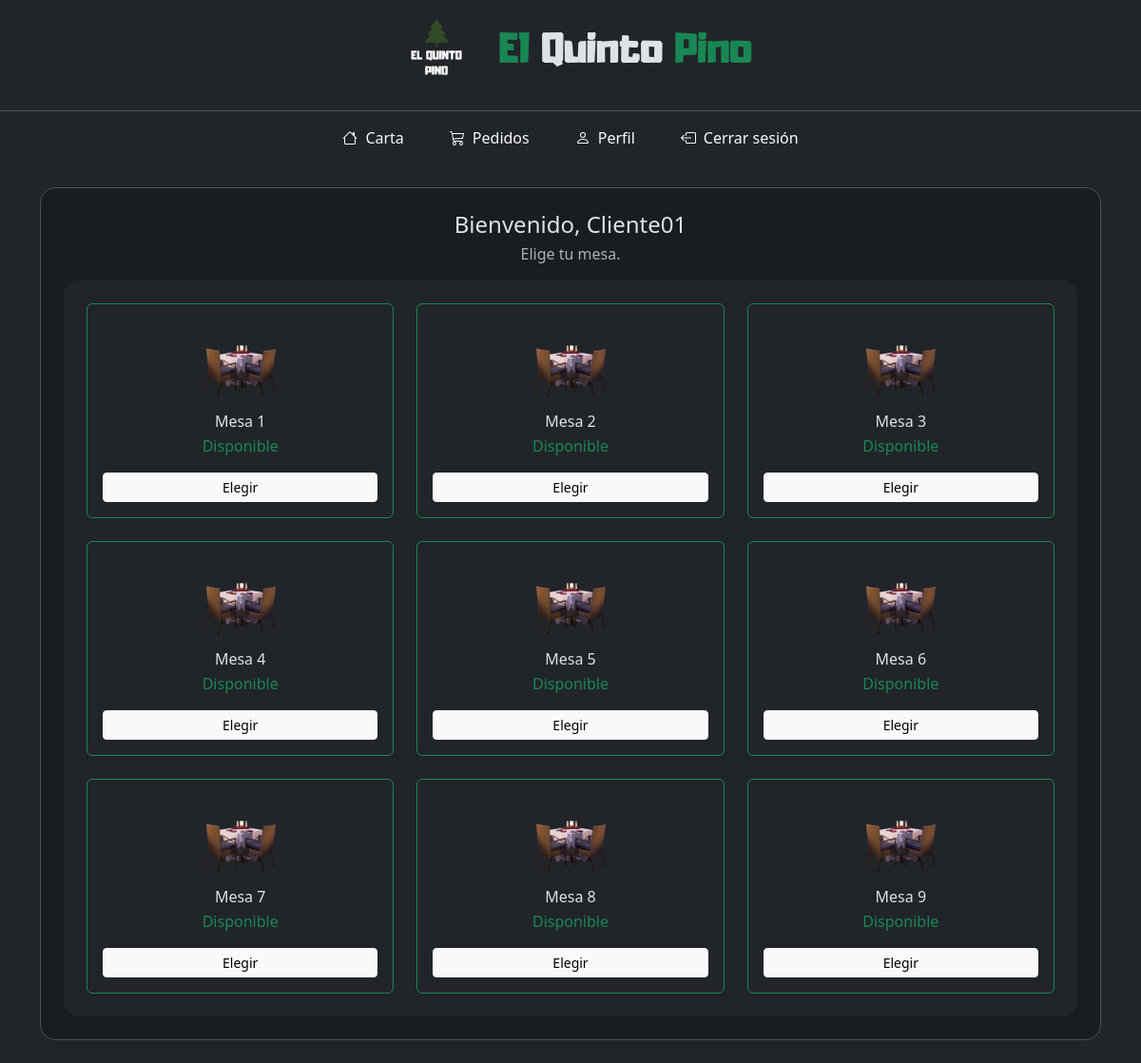
Page /cliente/mesa.php (signed in) on the earlier database version.
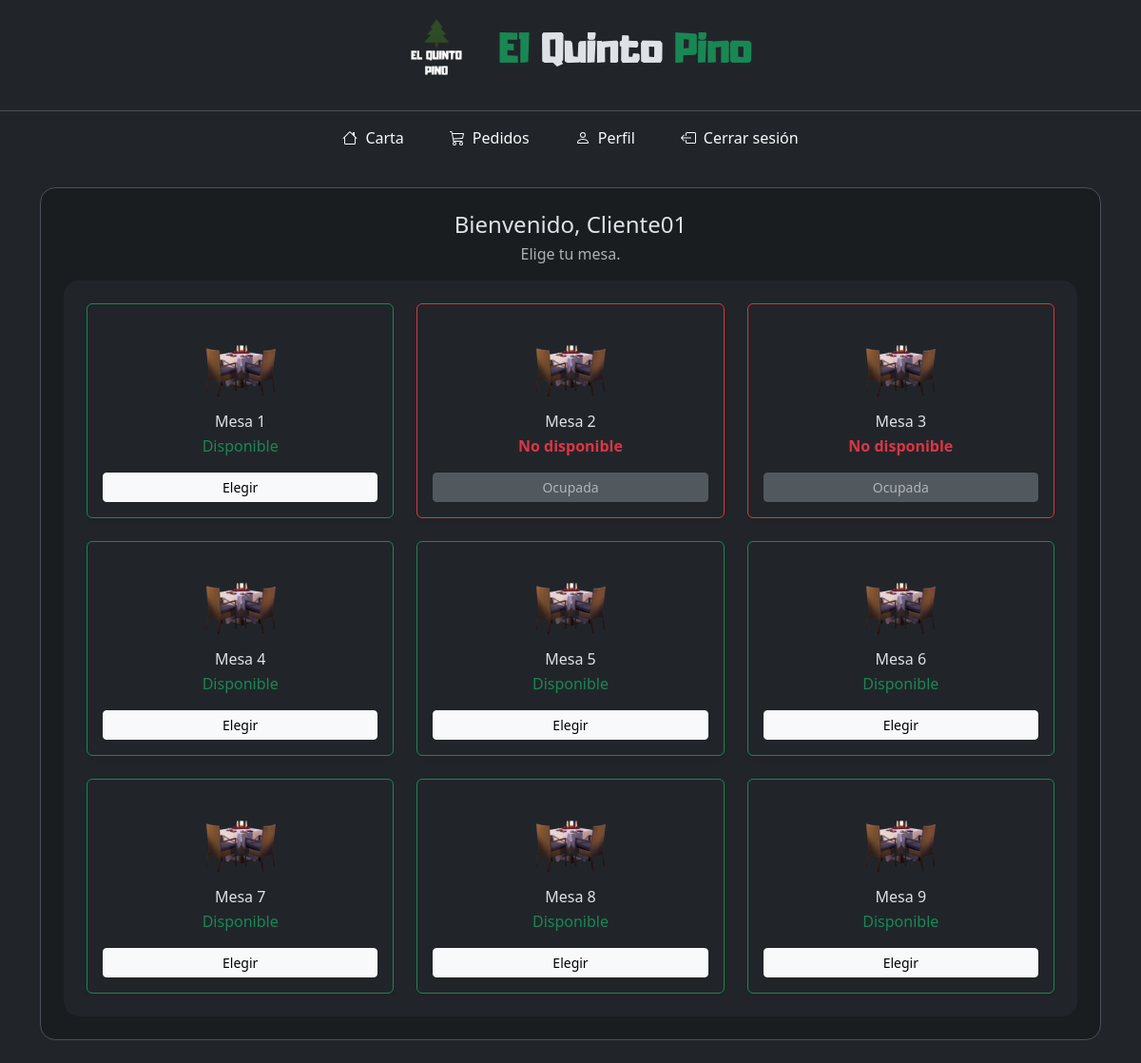
Same page on the later database version.
### tables this page shows
CREATE TABLE `mesa` (
  `numMesa` int(11) NOT NULL,
  `estado` tinyint(1) NOT NULL
);

### cliente/mesa.php (the view, shortened to what this page needs)
<?php
include("../components/conexion.php");
?>
<!DOCTYPE html>
<html lang="es" data-bs-theme="dark">
<head>
    <link rel="stylesheet" href="../bootstrap/css/bootstrap.min.css" />
    <link rel="stylesheet" href="../styles.css" />
</head>
<body>
    <div class="container-fluid min-vh-100 d-flex flex-column">
        <?php
        include("../components/header.php");
        include("navbar.php");
        $usuario = $_SESSION["usuario"];
        ?>
        <main class="container my-4 flex-grow-1">
            <div class="row justify-content-center">
                <div class="col-12 col-md-12">
                    <section class="bg-dark-subtle border rounded-4 p-3 p-sm-4">
                        <header class="text-center mb-3">
                            <h4 class="h4 mb-1">Bienvenido, <?php echo $usuario; ?></h4>
                            <p class="text-body-secondary mb-0">Elige tu mesa.</p>
                        </header>
                        <div class="bg-body rounded-4 p-3 p-sm-4">
                            <?php
                            $consulta = "SELECT * FROM mesa";
                            $result = mysqli_query($conn, $consulta);
                            echo '<div class="row g-3 g-sm-4 justify-content-around">';
                            while ($row = mysqli_fetch_array($result)) {
                                $mesa = $row['numMesa'];
                                $disponible = $row['estado'];
                                if ($disponible == 1) {
                                    echo '<div class="col-12 col-md-6 col-lg-4 d-flex">';
                                    echo ' <article class="card mesa card-mesa shadow-sm w-100 border-success">';
                                    echo ' <div class="card-body text-center">';
                                    echo ' <img src="../img/mesa2.png" class="img-fluid mx-auto d-block mb-2" alt="Mesa ' . $mesa . '" loading="lazy">';
                                    echo ' <h2 class="h6 mb-1">Mesa ' . $mesa . '</h2>';
                                    echo ' <p class="mb-3 text-success">Disponible</p>';
                                    echo ' <a href="reserva.php?mesa=' . $mesa . '" class="btn btn-light btn-sm w-100" aria-label="Seleccionar mesa ' . $mesa . '">Elegir</a>';
                                    echo ' </div>';
                                    echo ' </article>';
                                    echo '</div>';
                                } else {
                                    echo '<div class="col-12 col-md-6 col-lg-4 d-flex">';
                                    echo ' <article class="card mesa card-mesa shadow-sm w-100 border-danger">';
                                    echo ' <div class="card-body text-center">';
                                    echo ' <img src="../img/mesa2.png" class="img-fluid mx-auto d-block mb-2" alt="Mesa ' . $mesa . '" loading="lazy">';
                                    echo ' <h2 class="h6 mb-1">Mesa ' . $mesa . '</h2>';
                                    echo ' <p class="mb-3 text-danger fw-semibold">No disponible</p>';
                                    echo ' <button class="btn btn-secondary btn-sm w-100" disabled aria-disabled="true">Ocupada</button>';
                                    echo ' </div>';
                                    echo ' </article>';
                                    echo '</div>';
                                }
                            }
                            echo '</div>';
                            ?>
                        </div>
                    </section>
                </div>
            </div>
        </main>
    </div>
</body>
</html>

### components/header.php
<header class="row text-center align-items-center p-2"
  style="background-color: var(--bs-body-bg); color: var(--bs-body-color);">
  <div class="col-12 d-flex justify-content-center align-items-center">
    <img src="/restaurante/img/logo_white.png" alt="logo" class="me-3" width="100px">
    <h1>
      <span class="text-success">El</span> Quinto <span class="text-success">Pino</span>
    </h1>
  </div>
</header>

### cliente/navbar.php (shortened to what this page needs)
<div class="row">
    <nav class="navbar navbar-expand-lg navbar-dark bg-dark border-top justify-content-end w-100">
        <div class="collapse navbar-collapse justify-content-center" id="navbarMain">
            <ul class="navbar-nav mb-2 mb-lg-0 text-center">
                <li class="nav-item mx-3">
                    <a class="nav-link d-flex align-items-center justify-content-center text-light"
                        href="carta.php">
                        Carta
                    </a>
                </li>
                <li class="nav-item mx-3">
                    <a class="nav-link d-flex align-items-center justify-content-center text-light"
                        href="pedidos.php">
                        Pedidos
                    </a>
                </li>
                <li class="nav-item mx-3">
                    <a class="nav-link d-flex align-items-center justify-content-center text-light"
                        href="perfil.php">
                        Perfil
                    </a>
                </li>
                <li class="nav-item mx-3">
                    <a class="nav-link d-flex align-items-center justify-content-center text-light" href="cerrarSesion.php">
                        Cerrar sesión
                    </a>
                </li>
            </ul>
        </div>
    </nav>
</div>

### styles.css (style rules this page uses)
h1 { font-family: Adumu, Arial, Helvetica, sans-serif; }
body { background-image: url(/restaurante/img/background02.jpg); background-repeat: no-repeat; background-size: cover; background-position: center; }
.card-mesa { transition: transform 0.3s ease, box-shadow 0.3s ease; font-size: 16px; }
.card-mesa img { max-height: 90px; object-fit: contain; }

Differences in the rows shown:
changed mesa id 2: estado: picture added; estado: picture removed; estado "Disponible Elegir" → "No disponible Ocupada"
changed mesa id 3: estado: picture added; estado: picture removed; estado "Disponible Elegir" → "No disponible Ocupada"
